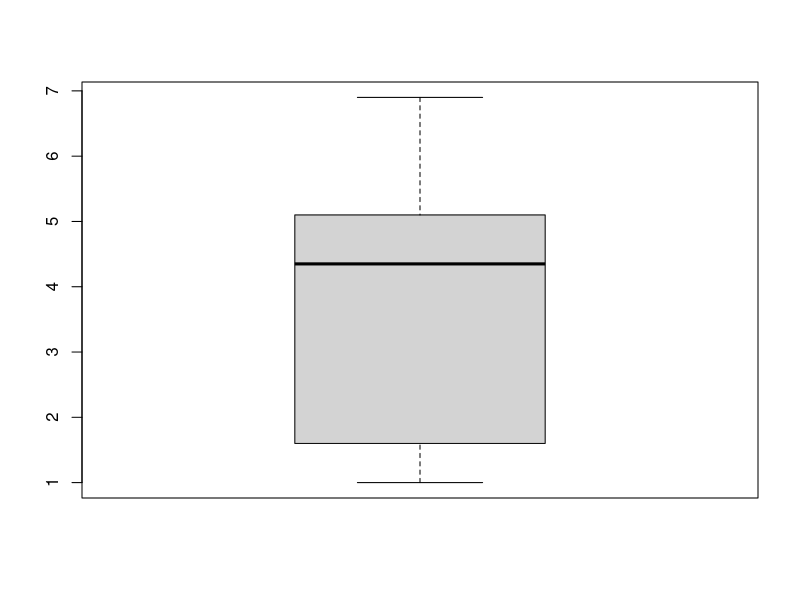
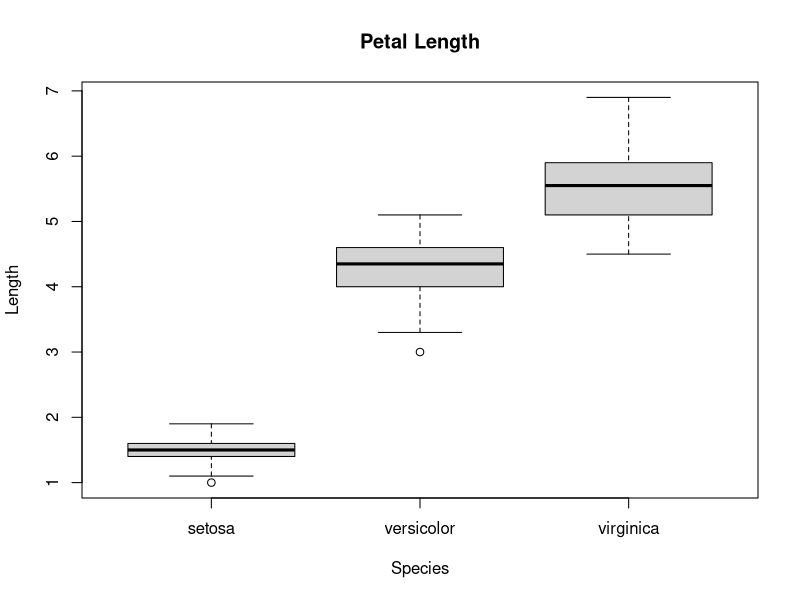
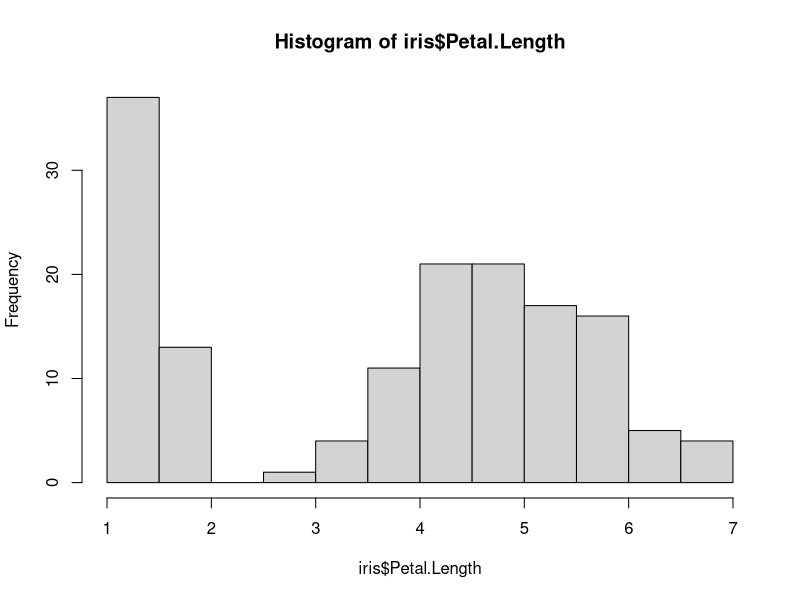
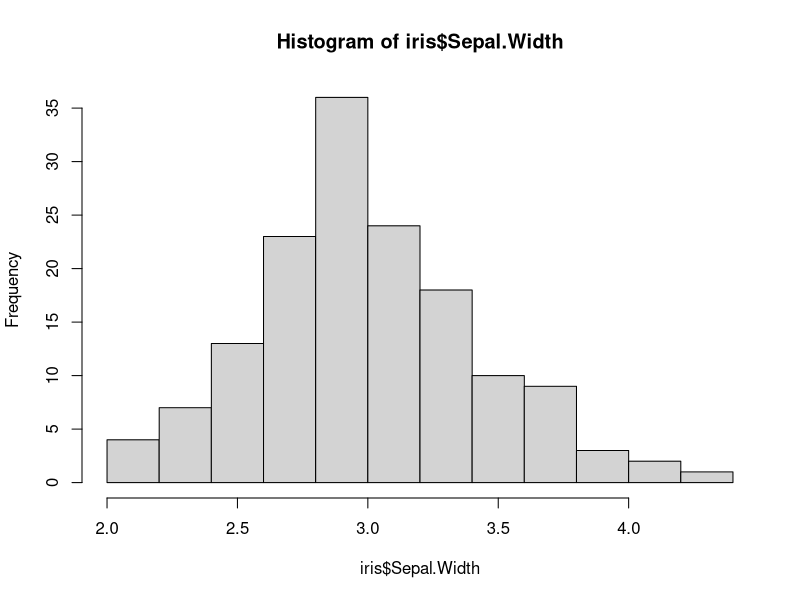
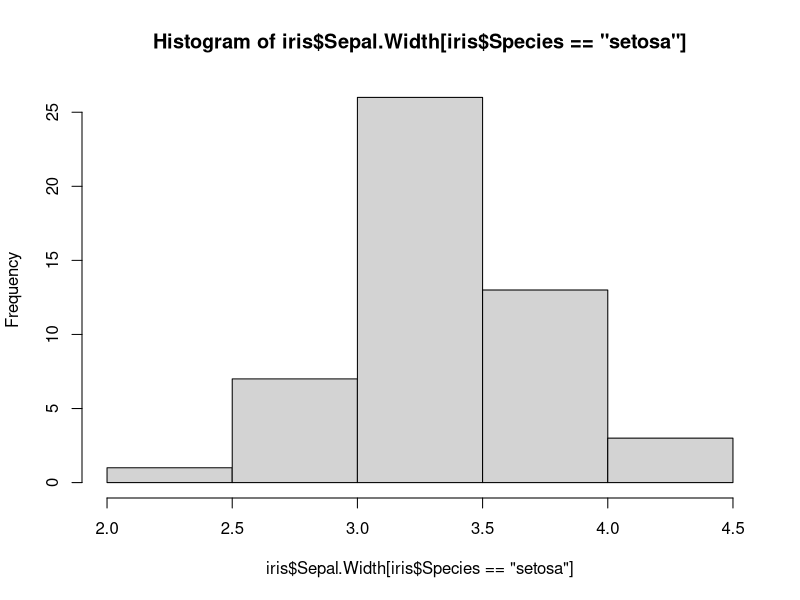
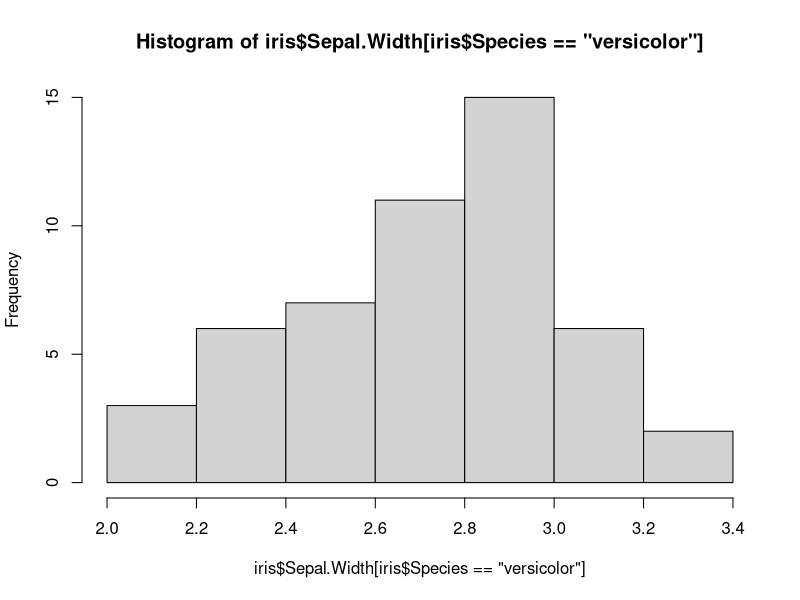
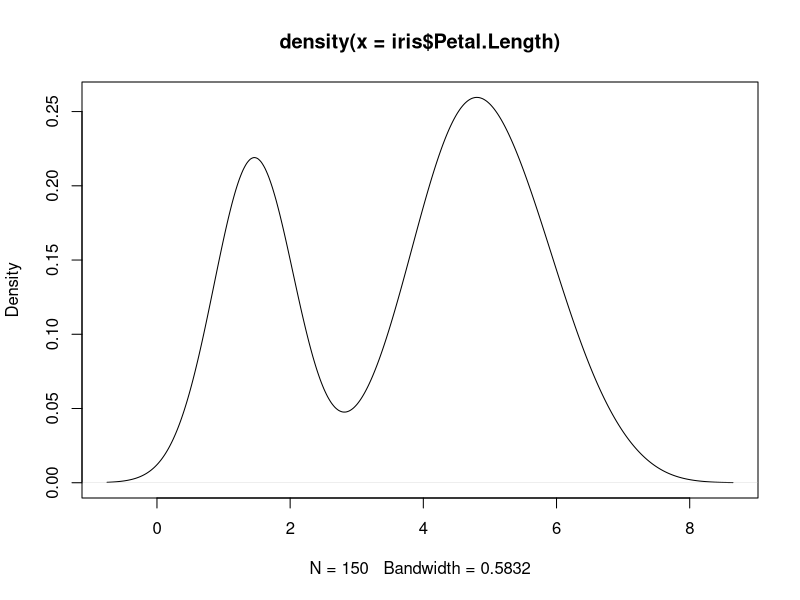
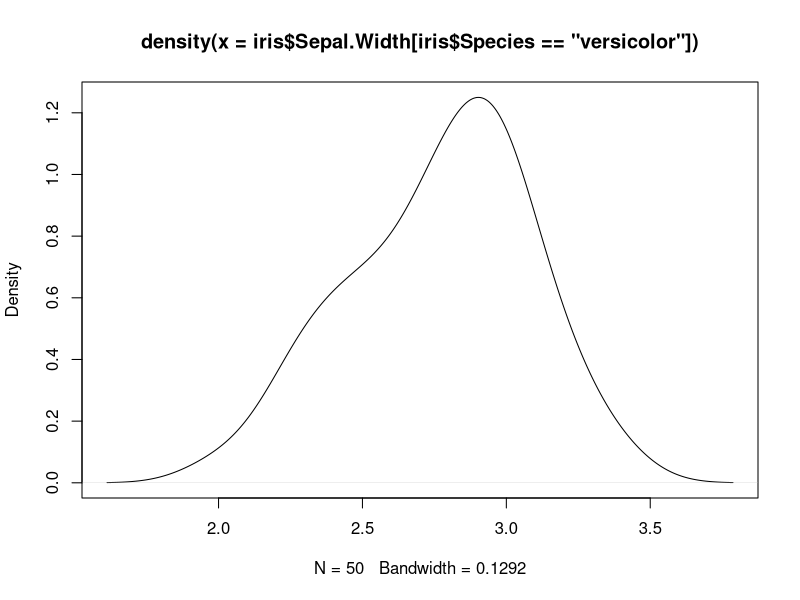

R code for these plots, in order: (Note: this script raises an error after producing the figures.)
summary(iris)
head (iris)
by(iris$Petal.Length, iris$Species, summary)
mean(iris$Sepal.Length)
var(iris$Sepal.Length)
boxplot(iris$Petal.Length)
boxplot(Petal.Length ~ Species, data=iris, main="Petal Length", xlab="Species", ylab="Length")

hist(iris$Petal.Length)
hist(iris$Sepal.Width)
hist(iris$Sepal.Width[iris$Species=="setosa"])
hist(iris$Sepal.Width[iris$Species=="versicolor"])
d=density(iris$Petal.Length)
plot(d)
d=density(iris$Sepal.Width[iris$Species=="versicolor"])
plot(d)

qplot(azhar$AmountSpent, azhar$Salary)
plot (azhar$AmountSpent, azhar$Salary)
